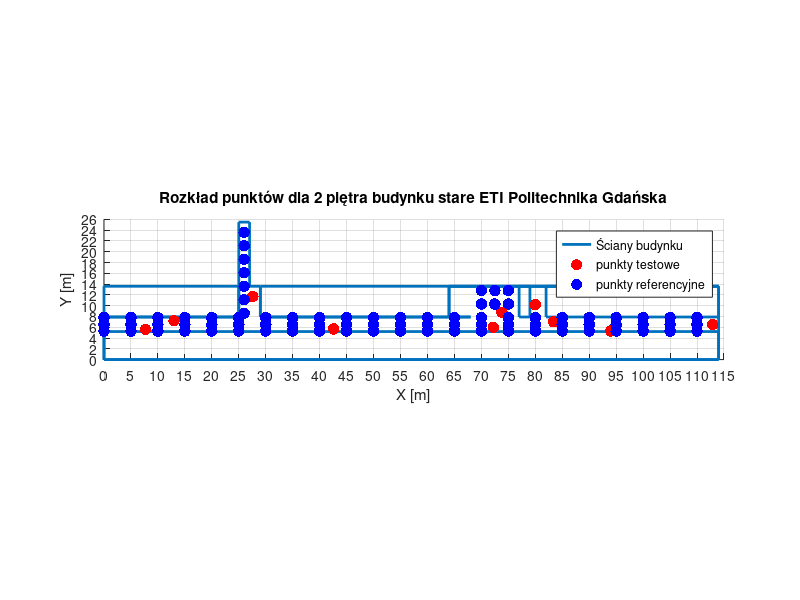

Reproduce this figure in MATLAB.

% Współrzędne ścian (poziomych)
walls = [
    0, 0.1;
    5.2, 5.3;
    7.9, 8.0;
];
hold on
% Przykładowe punkty (możesz zmienić na swoje)
x = [0 0 114 114 0 0 25 25 0 0 25 25 27 27 29 29 68 29 29 79 77 77 79 79 82 82 114 114 82 114 64 64 64 114 114 0];
y = [0 5.2 5.2 0 0 7.9 7.9 13.6 13.6 7.9 7.9 25.5 25.5 13.6 13.6 7.9 7.9 7.9 13.6 13.6 13.6 7.9 7.9 13.6 13.6 7.9 7.9 13.6 13.6 13.6 13.6 7.9 13.6 13.6 0 0];

% Domknięcie kształtu (jeśli chcesz zamknąć go w pętlę)
x(end+1) = x(1);
y(end+1) = y(1);
corridor_length = 115
corridor_width = 26
% Rysowanie
plot(x, y, 'LineWidth', 2);
grid on;
axis equal;
title('Łączenie punktów w kształt');
xlabel('X');
ylabel('Y');
%test point poziom1
x_tp = [7.7,13,27.6,42.6,72.2,73.8,80,83.4,94,112.9]
y_tp = [5.6,7.2,11.7,5.7,6,8.8,10.2,7,5.3,6.5]
plot(x_tp, y_tp, 'r.','MarkerSize', 25);
%
% Parametry rozmieszczenia RP
x_step = 5;
y_step = 1.3;
x_rp = 0:x_step:114;
y_rp = [5.3,6.5,7.8]

% Tworzenie siatki punktów RP
[X_rp, Y_rp] = meshgrid(x_rp, y_rp);

% Rysowanie RP
x_rp1=[26,26,26,26,26,26,26,70,70,72.5,72.5,75,75]
y_rp2= [8.6,11.1,13.6,16.1,18.6,21.1,23.6,10.3,12.8,10.3,12.8,10.3,12.8]
plot(X_rp, Y_rp, 'b.', 'MarkerSize', 25);
plot(x_rp1,y_rp2,'b.', 'MarkerSize', 25);



% Styl wykresu
axis equal;
xlim([0 corridor_length]);
ylim([0 corridor_width]);
xlabel('X [m]');
ylabel('Y [m]');
title('Rozkład punktów dla 2 piętra budynku stare ETI Politechnika Gdańska');
grid on;
legend('Ściany budynku', 'punkty testowe','punkty referencyjne')
xticks(0:5:115)
yticks(0:2:28)
set(gca, 'Position', [0.01 0.1 0.98 0.8]);  % [x y width height]